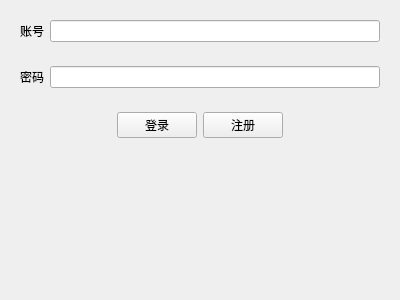
<?xml version="1.0" encoding="UTF-8"?>
<ui version="4.0">
 <class>LoginIn</class>
 <widget class="QWidget" name="LoginIn">
  <property name="geometry">
   <rect>
    <x>0</x>
    <y>0</y>
    <width>400</width>
    <height>300</height>
   </rect>
  </property>
  <property name="windowTitle">
   <string>Form</string>
  </property>
  <layout class="QVBoxLayout" name="verticalLayout">
   <item>
    <widget class="QWidget" name="widget_2" native="true">
     <layout class="QHBoxLayout" name="horizontalLayout_2">
      <item>
       <widget class="QLabel" name="label">
        <property name="text">
         <string>账号</string>
        </property>
       </widget>
      </item>
      <item>
       <widget class="QLineEdit" name="userid_lineEdit"/>
      </item>
     </layout>
    </widget>
   </item>
   <item>
    <widget class="QWidget" name="widget_3" native="true">
     <layout class="QHBoxLayout" name="horizontalLayout_3">
      <item>
       <widget class="QLabel" name="label_2">
        <property name="text">
         <string>密码</string>
        </property>
       </widget>
      </item>
      <item>
       <widget class="QLineEdit" name="password_lineEdit"/>
      </item>
     </layout>
    </widget>
   </item>
   <item>
    <widget class="QWidget" name="widget" native="true">
     <layout class="QHBoxLayout" name="horizontalLayout">
      <item>
       <spacer name="horizontalSpacer">
        <property name="orientation">
         <enum>Qt::Horizontal</enum>
        </property>
        <property name="sizeHint" stdset="0">
         <size>
          <width>40</width>
          <height>20</height>
         </size>
        </property>
       </spacer>
      </item>
      <item>
       <widget class="QPushButton" name="LoginInButton">
        <property name="text">
         <string>登录</string>
        </property>
       </widget>
      </item>
      <item>
       <widget class="QPushButton" name="registerButton">
        <property name="text">
         <string>注册</string>
        </property>
       </widget>
      </item>
      <item>
       <spacer name="horizontalSpacer_2">
        <property name="orientation">
         <enum>Qt::Horizontal</enum>
        </property>
        <property name="sizeHint" stdset="0">
         <size>
          <width>40</width>
          <height>20</height>
         </size>
        </property>
       </spacer>
      </item>
     </layout>
    </widget>
   </item>
   <item>
    <spacer name="verticalSpacer">
     <property name="orientation">
      <enum>Qt::Vertical</enum>
     </property>
     <property name="sizeHint" stdset="0">
      <size>
       <width>20</width>
       <height>40</height>
      </size>
     </property>
    </spacer>
   </item>
  </layout>
 </widget>
 <resources/>
 <connections/>
</ui>
